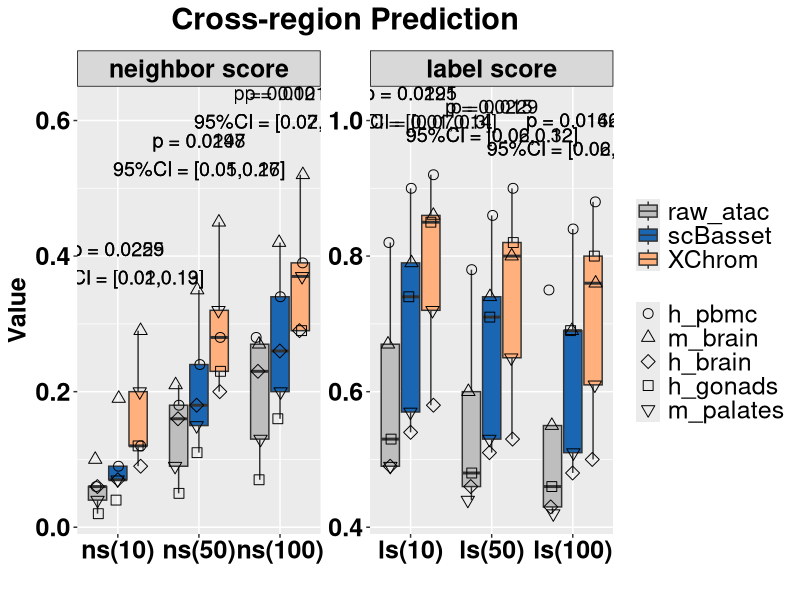
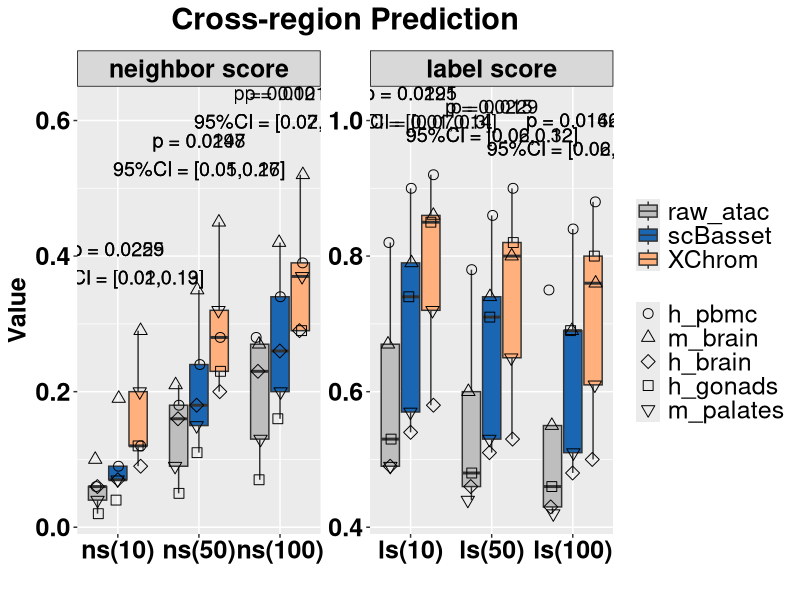

The R script that drew these images, in order:
library(ggplot2)
library(readr)
library(dplyr)
library(tidyr)
df <- read_csv('cross-region_nsls.csv')
# 将 Metric 转换为因子并指定顺序
df$Metric <- factor(df$Metric, levels = c("ns(10)", "ns(50)", "ns(100)", 
                                          "ls(10)", "ls(50)", "ls(100)"))
df$Method <- factor(df$Method, levels = c("raw_atac","scBasset","XChrom"))
df$Dataset<-factor(df$Dataset, levels = c("h_pbmc","m_brain","h_brain",'h_gonads','m_palates'))

##########------------------------------------------############################
# 添加一个新的列来标识 ns 和 ls
df <- df %>%
  mutate(MetricType = ifelse(grepl("ns", Metric), "neighbor score", "label score"))%>%
  mutate(MetricType = factor(MetricType, levels = c("neighbor score", "label score")))

# 统计每个分面类型的数量
metric_counts <- df %>%
  group_by(MetricType) %>%
  summarise(count = n(), .groups = "drop")
##########------------------------------------------############################
y_pos <- df %>% 
  group_by(Metric) %>% 
  summarise(max_val = max(Value))

# 获取所有需要比较的方法（排除XChrom自身）
other_methods <- unique(df$Method[df$Method != "XChrom"])

# 提取XChrom的数据作为基准
xchrom_data <- df %>% 
  filter(Method == "XChrom") %>% 
  select(Dataset, Metric, MetricType, Value_XChrom = Value)

# 生成比较数据
comparison_data <- df %>%
  filter(Method != "XChrom") %>% 
  inner_join(xchrom_data, by = c("Dataset", "Metric", "MetricType")) %>%
  mutate(diff = Value_XChrom - Value)

# 计算统计指标
annotation_df <- comparison_data %>%
  group_by(Metric, Method) %>%  # 按Metric和对比方法分组
  summarise(
    mean_diff = mean(diff, na.rm = TRUE),
    se_diff = sd(diff, na.rm = TRUE) / sqrt(n()),
    lower_ci = mean_diff - qt(0.975, df = n()-1) * se_diff,
    upper_ci = mean_diff + qt(0.975, df = n()-1) * se_diff,
    p_value = t.test(Value_XChrom, Value, paired = TRUE)$p.value,
    .groups = "drop"
  ) %>%
  mutate(
    p_value_label = ifelse(p_value < 0.05,
                           paste0("p = ", signif(p_value, digits = 3)),
                           NA_character_)
  ) %>%
  # 合并MetricType和y轴位置信息
  left_join(distinct(df, Metric, MetricType), by = "Metric") %>% 
  left_join(
    df %>% group_by(Metric) %>% summarise(max_val = max(Value)),
    by = "Metric"
  ) %>% 
  mutate(y_position = ifelse(p_value < 0.05, max_val + 0.1, NA_real_))


# 绘制分面图，使用不同的纵坐标尺度并去除没有数据的分面轴
ggplot(df, aes(x = Metric, y = Value,)) +
  geom_boxplot(aes(group = interaction(Metric, Method), fill = Method), 
               alpha = 1, outlier.shape = NA) +  # 绘制箱线图
  geom_jitter(
    aes(group = interaction(Metric, Method), shape = Dataset),
    position = position_jitterdodge(
      jitter.width = 0.2,   # 控制抖动幅度
      dodge.width = 0.8     # 控制不同 Scenario 的间距
    ),size = 3,alpha = 1,color = "black",#stroke = 0.5
    )+
  scale_fill_manual(values = c('raw_atac'='grey','scBasset'='#1A66B3',"XChrom" = "#FFB07C")) +  # 自定义箱线图颜色
  scale_shape_manual(
    values = c(
      "h_pbmc" = 1,    # 空心圆
      "m_brain" = 2,    # 空心三角
      "h_brain" = 5,    # 空心菱形
      "h_gonads" = 0,    # 空心方框
      "m_palates" = 6    # 空心倒三角
    ))+
  scale_x_discrete(expand = expansion(add = c(0.5, 0.5))) +  # 增加 x 轴 Metric 之间的间距
  guides(shape = guide_legend(order = 2), fill = guide_legend(order = 1)) +  # 图例顺序
  facet_wrap(~MetricType, scales = "free")+
  theme_set(theme_bw())+
  # theme_minimal() +
  theme(
    axis.text.x = element_text(angle = 0, hjust = 0.5, size = 18, face = "bold", color = "black", margin = margin(t =2)),
    axis.text.y = element_text(size = 18, face = "bold", color = "black"),
    axis.title = element_text(size = 18, color = "black", face = "bold"),
    legend.title = element_blank(),
    plot.title = element_text(hjust = 0.5, size = 22, face = "bold",margin = margin(b = 10)),
    legend.text = element_text(size = 18),
    strip.background = element_rect(fill = rgb(0.5, 0.5, 0.5, 0.3),color = "black", size = 0.5),  # 设置分面标签背景
    strip.text = element_text(size = 18, face = "bold", color = "black"),  # 设置分面标签的文字样式
    strip.text.x = element_text(size = 18, face = "bold",color = "black"),  # 设置分面标签的文本样式
  ) +
  labs(title = "Cross-region Prediction", x = "", y = "Value") +
  geom_text(
    data = annotation_df[annotation_df$p_value<0.05,],
    aes(x = Metric, y = y_position,group = MetricType,  # x=1.5 将注释居中于分面面板
        label = paste0(p_value_label, "\n95%CI = [",
                       round(lower_ci, 2), ",",
                       round(upper_ci, 2), "]")),
    inherit.aes = FALSE,size = 5,
    color = "black",hjust = 0.5)

ggsave("denoise_nsls_box1.pdf", plot = last_plot(), 
       width = 14, height = 9, units = "in",dpi=300)
